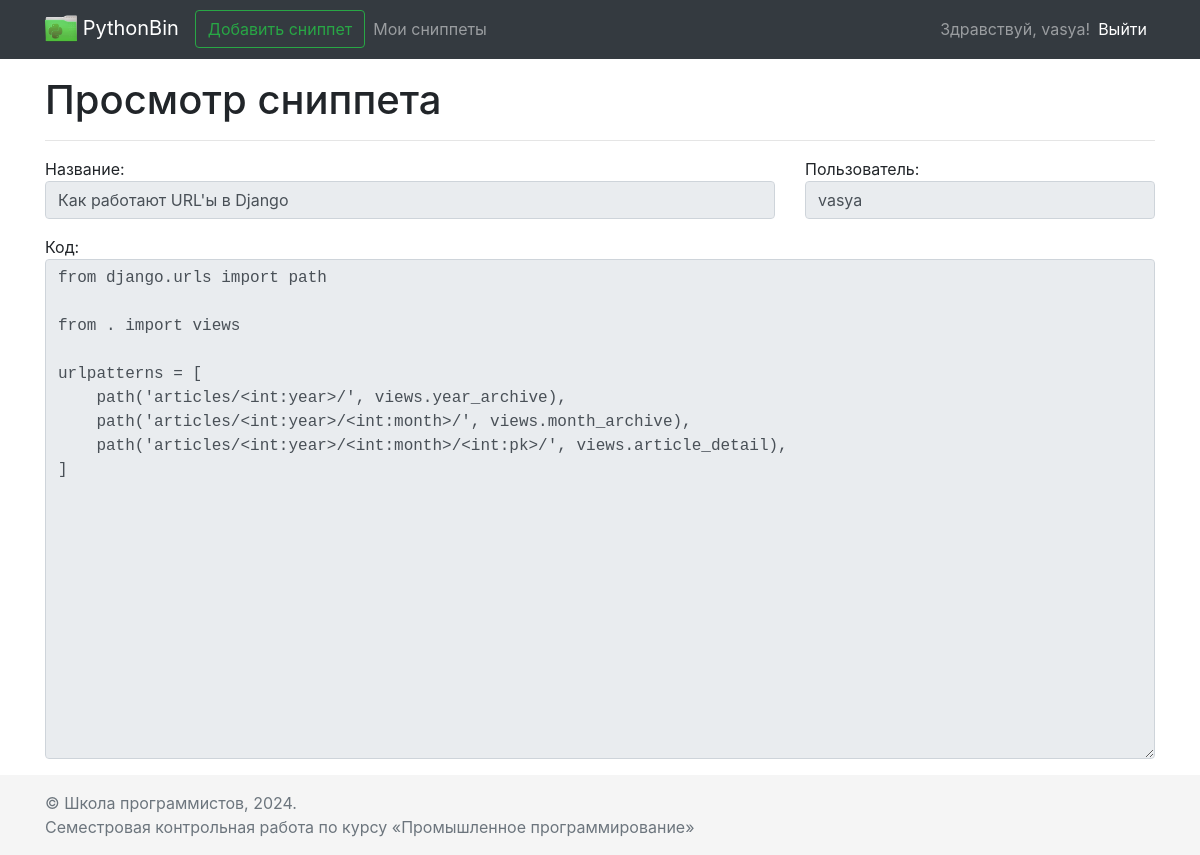
/snippets/2 (signed in), run on the app's committed database.
### main/models.py (models this page shows)
class Snippet(models.Model):
    name = models.CharField(max_length=200)
    code = models.TextField(max_length=5000)
    creation_date = models.DateTimeField()
    user = models.ForeignKey(to=User, on_delete=models.CASCADE,
                             blank=True, null=True)  # can be empty due to usage of AnonymousUser

### main/views.py (the view)
# urls.py: path('snippets/<int:id>', views.view_snippet_page, name='view_snippet'),
@login_required
def view_snippet_page(request, id):
    context = get_base_context(request, 'Просмотр сниппета')
    try:
        record = Snippet.objects.get(id=id)
        user = request.user
        if user.is_authenticated:
            username = user.username  # Имя пользователя, если авторизован
        else:
            username = 'AnonymousUser'
        context['addform'] = AddSnippetForm(
            initial={
                'user': username,
                'name': record.name,
                'code': record.code,
            }
        )
    except Snippet.DoesNotExist:
        raise Http404
    return render(request, 'pages/view_snippet.html', context)

### main/forms.py
class LoginForm(forms.Form):
    username = forms.CharField(
        max_length=20,
        required=True,
        widget=forms.TextInput(
            attrs={
                'class': 'form-control',
                'placeholder': 'Username',
            }
        )
    )
    password = forms.CharField(
        max_length=20,
        required=True,
        widget=forms.PasswordInput(
            attrs={
                'class': 'form-control',
                'placeholder': 'Password',
            }
        )
    )

class AddSnippetForm(forms.Form):
    name = forms.CharField(
        label='Название',
        max_length=200,
        widget=forms.TextInput(
            attrs={
                'class': 'form-control'
            }
        )
    )
    user = forms.CharField(
        label='Пользователь',
        max_length=20,
        widget=forms.TextInput(
            attrs={
                'class': 'form-control',
                'disabled': '',
            }
        ),
        required=False
    )
    code = forms.CharField(
        label='Код',
        max_length=5000,
        widget=forms.Textarea(
            attrs={
                'class': 'form-control',
                'style': 'height:500px'
            }
        )
    )

### main/views.py (called while the page is built)
def get_base_context(request, pagename):
    return {
        'pagename': pagename,
        'loginform': LoginForm(),
        'user': request.user,
    }

### main/templates/pages/view_snippet.html (shortened to what this page needs)
{% extends 'base.html' %}
{% block content %}
<div class="row">
    <div class="col">
        <form>
            <fieldset disabled>
                <div class="form-group row">
                    <div class="col col-8">
                        {{ addform.name.label }}: {{ addform.name }}
                    </div>
                    <div class="col col-4">
                        {{ addform.user.label }}: {{ addform.user }}
                    </div>
                </div>
                <div class="form-group row">
                    <div class="col">
                        {{ addform.code.label }}: {{ addform.code }}
                    </div>
                </div>
            </fieldset>
        </form>
    </div>
</div>
{% endblock %}

### main/templates/header.html (shortened to what this page needs)
{% load static %}
<nav class="navbar navbar-expand-md navbar-dark fixed-top bg-dark">
    <div class="container">
        <a class="navbar-brand" href="{% url 'index' %}">
            <img src="{% static 'images/logo.png' %}" width="32" height="32" alt="">
            PythonBin
        </a>
        <div class="collapse navbar-collapse" id="navbarCollapse">
            <ul class="navbar-nav mr-auto">
                <li class="form-inline">
                    <a class="btn btn-outline-success" href="{% url 'add_snippet' %}">Добавить сниппет</a>
                </li>
                {% if request.user.is_authenticated %}
                    <li class="nav-item"><a class="nav-link" href="{% url 'my_snippets' %}">Мои сниппеты</a></li>
                {% endif %}
            </ul>
            {% if request.user.is_authenticated %}
                <ul class="navbar-nav mr-right">
                    <span class="navbar-text">
                        Здравствуй, {{ request.user.username }}!
                    </span>
                    <li class="nav-item active"><a class="nav-link" href="{% url 'logout' %}">Выйти</a></li>
                </ul>
            {% endif %}
        </div>
    </div>
</nav>

### main/templates/pages/view_snippet.html (style rules this page uses)
textarea { font-family:monospace; }

### data on the page
Snippet: name "Как работают URL'ы в Django", user "vasya", code "from django.urls import path from . import views urlpatterns = [ path('articles/<int:year>/', views.year_archive), path('articles/<int:year>/<int:month>/', views.month_archive), path('articles/<int:year>/<int:month>/<int:pk>/', views.article_detail), ]"

### other printed values
{{ request.user.username }} "vasya"
{{ pagename }} "Просмотр сниппета"
{{ addform.name.label }} "Название"
{{ addform.user.label }} "Пользователь"
{{ addform.code.label }} "Код"
